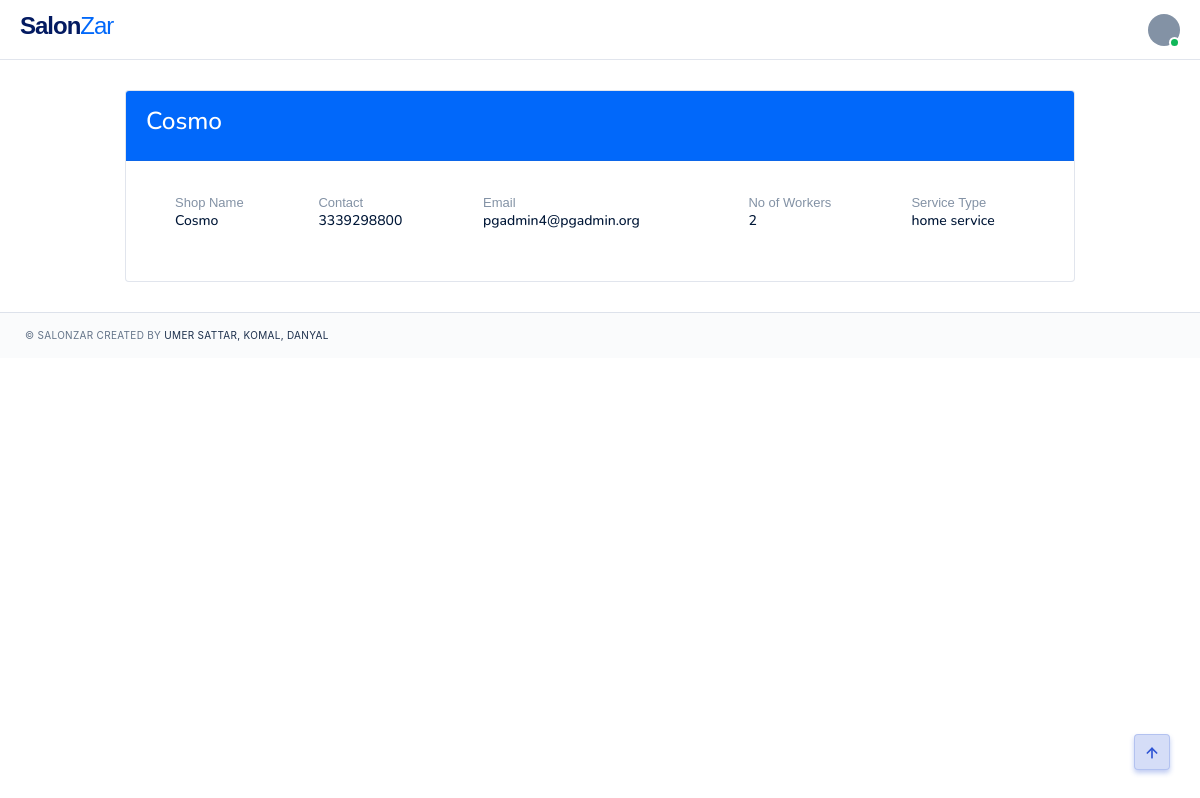
/salon/11 (signed in), run on the app's committed database.
### salons/models.py (models this page shows, shortened)
class Salon(models.Model):
    HOME = 'home service'
    SHOP = 'shop'
    BOTH = 'both'
    PENDING ='pending'
    APPROVED = 'approved'
    service_category =[
        (HOME,'Home Service'),
        (SHOP,'Shop'),
        (BOTH,'Both')
    ]
    status_choices =[
        (PENDING,'Pending'),
        (APPROVED,'Approved')
    ]
    user = models.OneToOneField(User,null=True,on_delete=models.CASCADE)
    shop_name = models.CharField(max_length=200,null=True)
    phone = models.CharField(max_length=200, null=True)
    email = models.CharField(max_length=200, null=True)
    no_of_workers = models.IntegerField(null=True)
    serivice_type = models.CharField(max_length=100,null=True,choices=service_category)
    address = models.CharField(null=True,max_length=100,blank=True)
    status = models.CharField(max_length=100,null=True,choices=status_choices)
    thumbnail = models.ImageField(upload_to='SalonImages/',null=True,blank=True)

### salons/decorators.py (the view)
		def wrapper_func(request,*args,**kwargs):
			group = None
			if request.user.groups.exists():
				group = request.user.groups.all()[0].name
			if group in allowed_roles:
				return view_func(request,*args,**kwargs)
			else:
				return HttpResponse('You are not allowed to view this page')

### salons/templatetags/user_tags.py (called while the page is built)
@register.filter(name='has_group')
def has_group(user, group_name):
    return user.groups.filter(name=group_name).exists()

### salons/views.py (called while the page is built)
@login_required(login_url=login_page)
@allowed_users(allowed_roles=['admin'])
def salon_details(request,id):
    salon = Salon.objects.get(id=id)
    context={'salon':salon}
    return render(request,'pages/salon.html',context)

### salons/templates/pages/salon.html (shortened to what this page needs)
{% extends 'pages/base.html' %} {% load crispy_forms_tags %} {% block content %}
<div class="container col-lg-10 pd-x-0 pd-lg-x-10 pd-xl-x-0">
  <div class="card">
    <div class="card-header bg-primary">
      <h3 class="tx-white">{{salon.shop_name}}</h3>
    </div>
    <div class="card-body">
      <div class="table-responsive">
        <table class="table table-borderless">
          <tbody>
            <tr>
              <td>
                <div class="media-body pd-l-15">
                  <span class="d-block tx-13 tx-color-03">Shop Name</span>
                  <h6 class="mg-b-3">{{salon.shop_name}}</h6>
                </div>
              </td>
              <td>
                <div class="media-body pd-l-15">
                  <span class="d-block tx-13 tx-color-03">Contact</span>
                  <h6 class="mg-b-3">{{salon.phone}}</h6>
                </div>
              </td>
              <td>
                <div class="media-body pd-l-15">
                  <span class="d-block tx-13 tx-color-03">Email</span>
                  <h6 class="mg-b-3">{{salon.email}}</h6>
                </div>
              </td>
              <td>
                <div class="media-body pd-l-15">
                  <span class="d-block tx-13 tx-color-03">No of Workers</span>
                  <h6 class="mg-b-3">{{salon.no_of_workers}}</h6>
                </div>
              </td>
              <td>
                <div class="media-body pd-l-15">
                  <span class="d-block tx-13 tx-color-03">Service Type</span>
                  <h6 class="mg-b-3">{{salon.serivice_type}}</h6>
                </div>
              </td>
            </tr>
          </tbody>
        </table>
      </div>
    </div>
  </div>
</div>
{% endblock %}

### static/css/colors/default.css (style rules this page uses)
.bg-primary, .btn-primary, .btn-outline-primary:hover, .btn-outline-primary:focus, .btn-outline-primary:active, .btn-outline-primary.active, .btn-outline-primary.focus, .btn-outline-primary:not(:disabled):not(.disabled):active, .btn-soft-primary:hover, .btn-soft-primary:focus, .btn-soft-primary:active, .btn-soft-primary.active, .btn-soft-primary.focus, .badge-primary, .pagination .page-item.active .page-link, .nav-pills .nav-link.active, .custom-control-input:checked ~ .custom-control-label:before, #preloader #status .spinner .double-bounce1, #preloader #status .spinner .double-bounce2, .social-icon li a:hover, #topnav .navbar-toggle.open span:hover, .gradient, .flex-control-paging li a.flex-active, .owl-theme .owl-dots .owl-dot span, .owl-theme .owl-dots .owl-dot.active span, .owl-theme .owl-dots.clickable .owl-dot:hover span, .watch-video a .play-icon-circle, .sidebar .widget .tagcloud > a:hover, .flatpickr-day.selected, .flatpickr-day.selected:hover, .bg-animation-left.crypto-home:after, .bg-animation-left.task-management-home:after, .classic-app-image .bg-app-shape:after, .classic-saas-image .bg-saas-shape:after, .work-container.work-modern .icons .work-icon:hover, .features.fea-primary:hover, .accounts:hover, .accounts.active, .timeline-page .timeline-item .date-label-left:after, .timeline-page .timeline-item .duration-right:after, .swiper-slider-hero .swiper-container .swiper-button-prev:hover, .swiper-slider-hero .swiper-container .swiper-button-next:hover { background-color: #2f55d4 !important; }

### data on the page
Salon: shop_name "Cosmo", phone "3339298800", email "pgadmin4@pgadmin.org", no_of_workers "2", serivice_type "home service"
